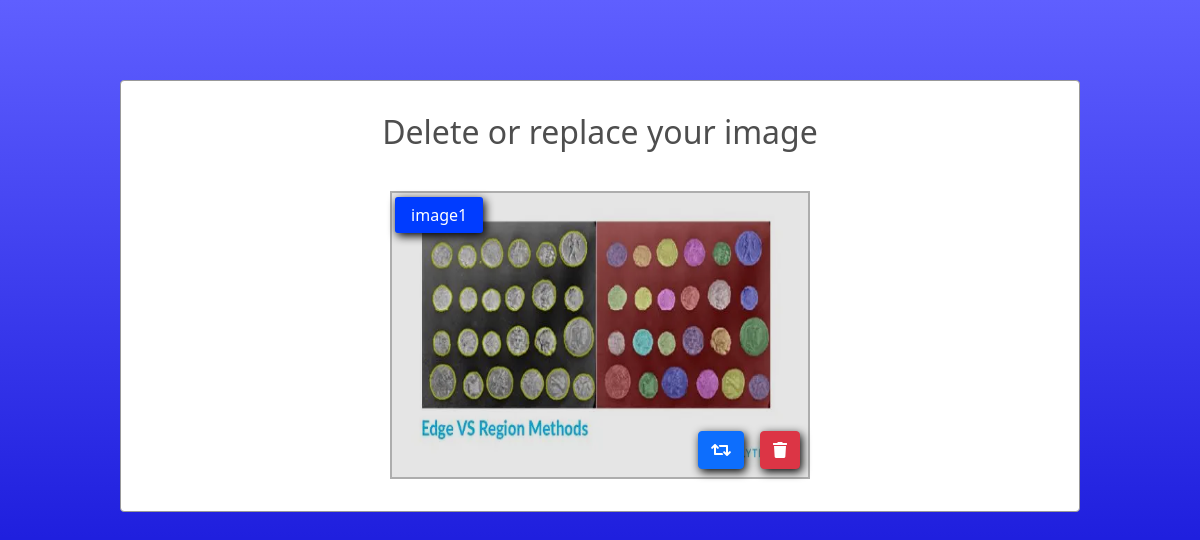
The page /Panel/UpdateImageSettings?a=Article20220517082829Tio (signed in) on the database its author committed.
### app/models.py (models this page shows)
class Media(models.Model):
    data_id = models.AutoField
    img1 = models.ImageField(upload_to = "./Templates/ArticleImages")
    article_id = models.CharField(max_length=100)
    img_count = models.IntegerField()

### app/panel.py (the view)
# urls.py: path('Panel/UpdateImageSettings',panel.renderUpdateImagePage,name='renderUpdateImagePage'),
def renderUpdateImagePage(request):
    if not request.session.has_key('admin'):
        return redirect("/Panel")
    if "a" not in request.GET.keys():
        return HttpResponse("Bad Request")
    article_code = request.GET["a"]
    getImages = []
    getImages = list(Media.objects.filter(article_id = article_code).values())
    for items in getImages:
        s = items["img1"].split("/")
        items["img1"] = s[-1]
    dataDict = {"data":getImages}
    dataDict["isData"] = True
    if len(getImages) == 0:
        dataDict["isData"] = False
    return render(request,"updateImages.html",dataDict)

### Templates/updateImages.html (shortened to what this page needs)
{% load static %}
<!DOCTYPE html>
<html lang="en">
<head>
     <link rel="stylesheet" href="https://cdnjs.cloudflare.com/ajax/libs/font-awesome/5.15.4/css/all.min.css" />
     <link href="https://cdn.jsdelivr.net/npm/bootstrap@5.1.3/dist/css/bootstrap.min.css" rel="stylesheet">
    <link rel="stylesheet" href="{% static 'login.css' %}">
    <link rel="stylesheet" href="{% static 'updateimages.css' %}">
</head>
<body>
    <div class="register-body">
        <div class='form-div'>
            {% if isData %}
                <h1 class='register-heading'>
                Delete or replace your image
                </h1>
            {% endif %}
            {% for items in data %}
            <div class="image-col-1">
                <img src="/static/{{items.img1}}" alt="article-img">
                <div class="white-surface"></div>
                <button class="btn btn-danger btn-delete-img" onclick="trigger_delete('{{items.img_count}}','{{items.article_id}}');"><i class="fas fa-trash"></i></button>
                <button class="btn btn-primary btn-primary-img" onclick="trigger_replacement('{{items.img_count}}','{{items.article_id}}');"><i class="fas fa-retweet"></i></button>
                <span class="image-count">image{{items.img_count}}</span>
            </div>
            {% endfor %}
        </div>
    </div>
</body>
</html>

### Templates/css/login.css (style rules this page uses)
.register-body { height: 100vh; width: 100vw; padding-top: 5rem; overflow-y: auto; background-color: blue; background: linear-gradient(rgb(95, 95, 255),rgb(0, 0, 206)); }
.register-heading { margin: 0 auto; text-align: center; font-size: 2rem; padding-bottom: 0.5rem; color: rgb(78, 78, 78); }
.form-div { width: 30rem; margin: 0 auto; border: 1px solid #999; padding: 2rem; border-radius: 4px; background-color: rgb(255, 255,255); }
@media screen and (max-width:1200px) { .form-div { width: 27rem; } }

### Templates/css/updateimages.css (style rules this page uses)
.register-body { padding-bottom: 10rem; }
.form-div { width: 80%; text-align: center; }
.image-col-1 { width: 47%; margin-right: 1%; margin-left: 1%; background-color: rgb(195, 227, 255); height: 18rem; margin-top:2rem; display: inline-block; border: 2px solid rgb(173, 173, 173); position: relative; text-align: center; }
.image-col-1 img { max-width: 100%; height: 100%; }
.white-surface { position: absolute; left: 0; top: 0; width: 100%; height: 100%; background-color: rgba(0, 0, 0, 0.1); }
.btn-delete-img { position: absolute; right: 0.5rem; bottom: 0.5rem; box-shadow: 2px 3px 10px #000; }
.btn-primary-img { position: absolute; right: 4rem; bottom: 0.5rem; box-shadow: 2px 3px 10px #000; }
.image-count { background-color: rgb(0, 60, 255); box-shadow: 2px 3px 10px #000; position: absolute; top:0.2rem; left: 0.2rem; display: block; color: #fff; padding: 0.4rem; padding-left: 1rem; padding-right: 1rem; border-radius: 3px; }

### rows shown on the page
Media: img1 (picture), img_count "1"
